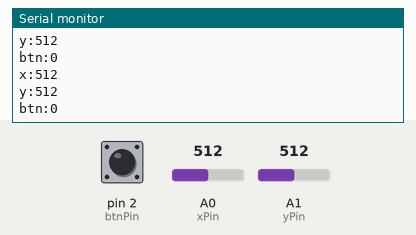
Simulated run of this sketch. Board: Arduino Uno, built with avr-gcc and run on an emulated ATmega328P. Parts: the last lines printed to the serial monitor. The test bench sets the inputs (shaded band); at power-on: A0 (xPin) = 512, A1 (yPin) = 512, pin 2 (btnPin) LOW.

Above: at 1.2 s.
1.3 s: A0 (xPin) set to 716
At 1.8 s:
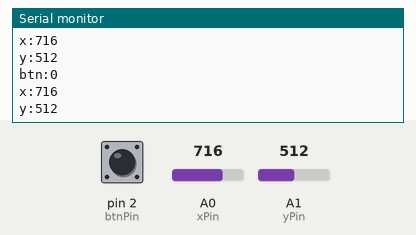
2.8 s: A1 (yPin) set to 716
At 3.3 s:
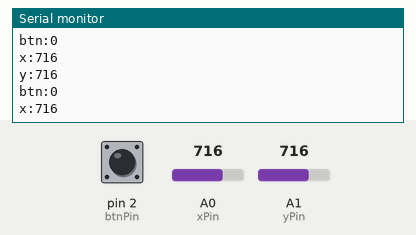
4.3 s: pin 2 (btnPin) pulled HIGH for 0.15 s
5.9 s: A0 (xPin) set to 900
At 6.4 s:
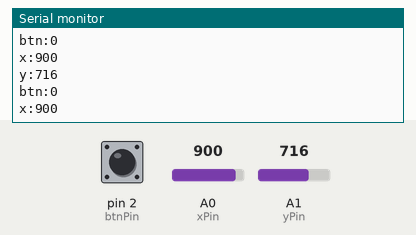
7.4 s: A1 (yPin) set to 900
At 8.3 s:
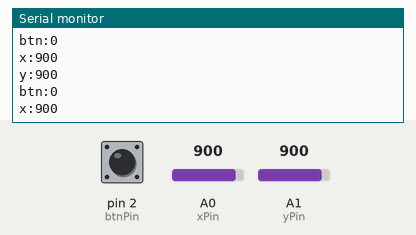
Timing chart, 0 to 9.9 s (numbered marks = the images above; inputs shaded):
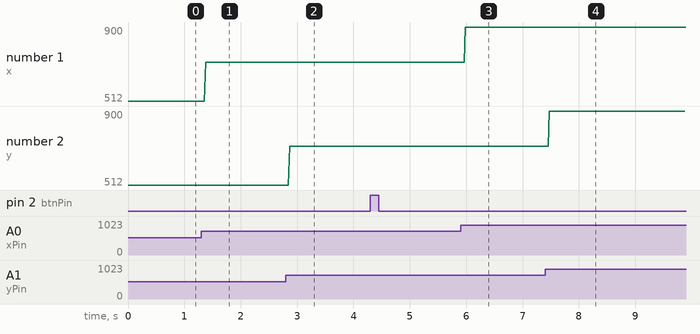

The sketch:

12-joystick.ino
```cpp
const int xPin = A0;
const int yPin = A1;
const int btnPin = 2;

void setup() {
  Serial.begin(9600);
}

void loop() {
  Serial.print("x:");
  Serial.println(analogRead(xPin));
  Serial.print("y:");
  Serial.println(analogRead(yPin));
  Serial.print("btn:");
  Serial.println(digitalRead(btnPin));
}
```

Measured:
- after the input at 1.3 s, the serial monitor: prints a new line after 0.08 s (image 1)
- after the input at 2.8 s, the serial monitor: prints a new line after 0.07 s (image 2)
- after the input at 5.9 s, the serial monitor: prints a new line after 0.08 s (image 3)
- after the input at 7.4 s, the serial monitor: prints a new line after 0.08 s (image 4)
- plotted number 1: 512 → 716 after the input at 1.3 s, 716 → 900 after the input at 5.9 s
